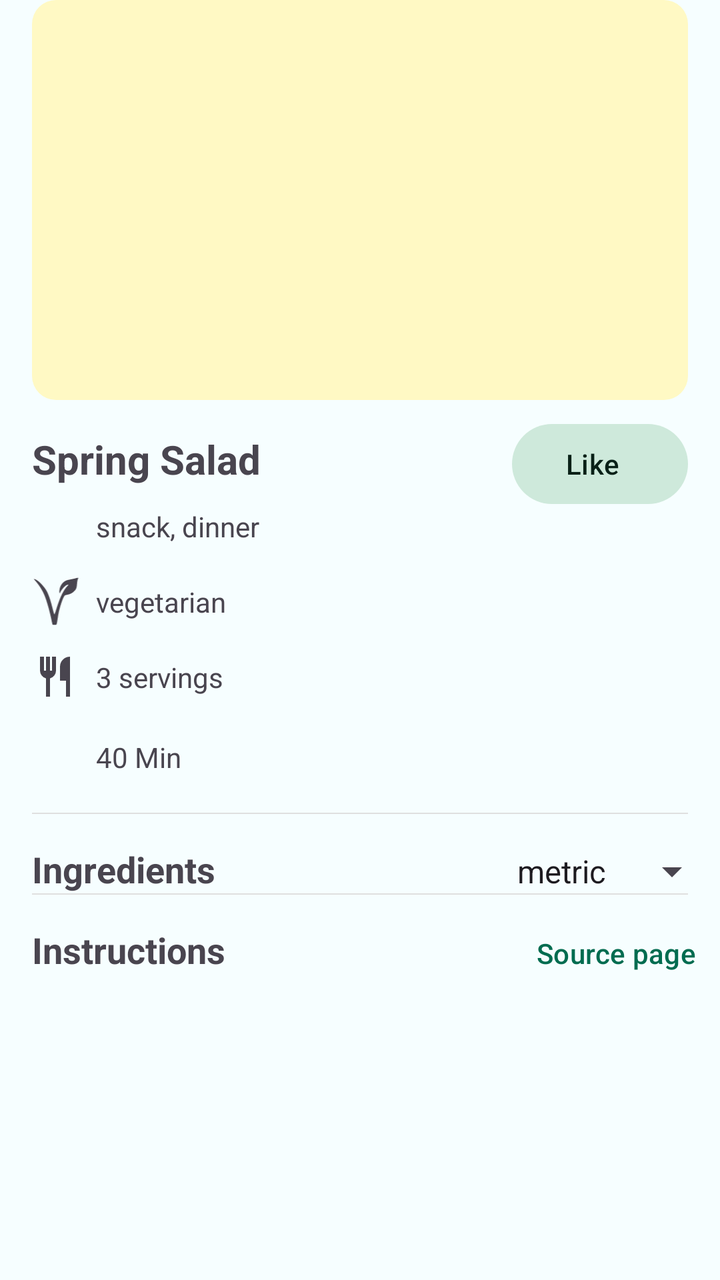
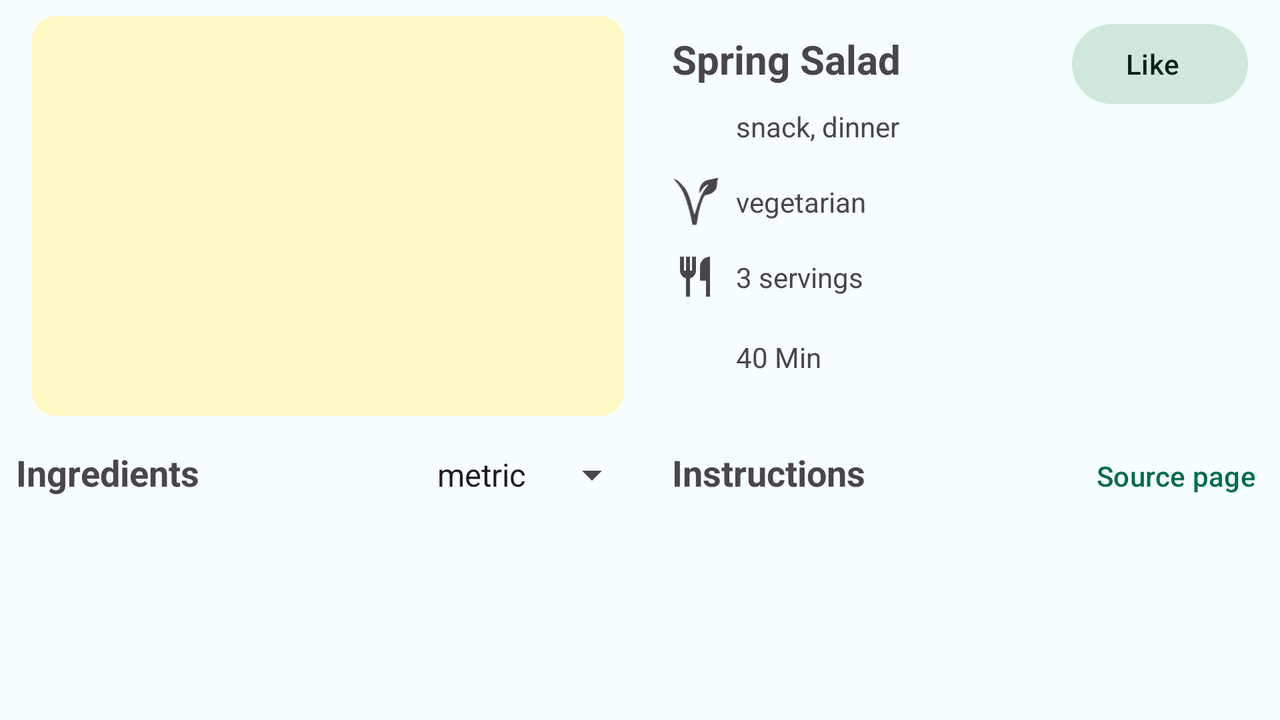

An Android layout and its configuration variant, each rendered on a device that would load it. The default file and the variant file are quoted in full after the pictures.
<!-- AndroidManifest.xml: application theme Theme.RecipeApp -->
<!-- res/layout/content_recipe_details.xml -->
<?xml version="1.0" encoding="utf-8"?>
<androidx.constraintlayout.widget.ConstraintLayout xmlns:android="http://schemas.android.com/apk/res/android"
    xmlns:app="http://schemas.android.com/apk/res-auto"
    xmlns:tools="http://schemas.android.com/tools"
    android:id="@+id/container"
    android:layout_width="match_parent"
    android:layout_height="match_parent">


    <com.google.android.material.imageview.ShapeableImageView
        android:id="@+id/image"
        android:layout_width="0dp"
        android:layout_height="200dp"
        android:layout_marginHorizontal="@dimen/spacing_normal"
        android:scaleType="centerCrop"
        app:layout_constraintEnd_toEndOf="parent"
        app:layout_constraintStart_toStartOf="parent"
        app:layout_constraintTop_toTopOf="parent"
        app:shapeAppearance="@style/ShapeAppearance.Material3.Corner.Medium"
        tools:background="#FFF9C4" />


    <com.google.android.material.textview.MaterialTextView
        android:id="@+id/title"
        android:layout_width="0dp"
        android:layout_height="wrap_content"
        android:layout_marginHorizontal="@dimen/spacing_normal"
        android:layout_marginTop="@dimen/spacing_normal"
        android:textSize="20sp"
        android:textStyle="bold"
        app:layout_constraintEnd_toStartOf="@id/save_button"
        app:layout_constraintStart_toStartOf="parent"
        app:layout_constraintTop_toBottomOf="@id/image"
        tools:text="Spring Salad" />


    <com.google.android.material.button.MaterialButton
        android:id="@+id/save_button"
        style="@style/Widget.Material3.Button.TonalButton.Icon"
        android:layout_width="wrap_content"
        android:layout_height="wrap_content"
        android:layout_marginEnd="@dimen/spacing_normal"
        app:layout_constraintBaseline_toBaselineOf="@id/title"
        app:layout_constraintEnd_toEndOf="parent"
        tools:icon="@drawable/ic_bookmark"
        tools:text="Like" />

    <ImageView
        android:id="@+id/meal_types_icon"
        android:layout_width="24dp"
        android:layout_height="24dp"
        android:layout_marginStart="@dimen/spacing_normal"
        android:layout_marginTop="@dimen/spacing_small"
        android:contentDescription="@string/content_description_meal_type"
        app:layout_constraintStart_toStartOf="parent"
        app:layout_constraintTop_toBottomOf="@id/title"
        app:srcCompat="@drawable/ic_label" />

    <com.google.android.material.textview.MaterialTextView
        android:id="@+id/meal_types"
        android:layout_width="0dp"
        android:layout_height="wrap_content"
        android:layout_marginStart="@dimen/spacing_small"
        android:layout_marginEnd="@dimen/spacing_normal"
        app:layout_constraintBottom_toBottomOf="@id/meal_types_icon"
        app:layout_constraintEnd_toEndOf="parent"
        app:layout_constraintStart_toEndOf="@id/meal_types_icon"
        app:layout_constraintTop_toTopOf="@id/meal_types_icon"
        tools:text="snack, dinner" />

    <ImageView
        android:id="@+id/vegetarian_icon"
        android:layout_width="24dp"
        android:layout_height="24dp"
        android:layout_marginStart="@dimen/spacing_normal"
        android:layout_marginTop="@dimen/spacing_normal"
        android:contentDescription="@string/content_description_vegetarian"
        app:layout_constraintStart_toStartOf="parent"
        app:layout_constraintTop_toBottomOf="@id/meal_types"
        app:srcCompat="@drawable/ic_vegetarian_mark" />

    <com.google.android.material.textview.MaterialTextView
        android:id="@+id/vegetarian"
        android:layout_width="0dp"
        android:layout_height="wrap_content"
        android:layout_marginStart="@dimen/spacing_small"
        android:layout_marginEnd="@dimen/spacing_normal"
        android:text="@string/vegetarian"
        app:layout_constraintBottom_toBottomOf="@id/vegetarian_icon"
        app:layout_constraintEnd_toEndOf="parent"
        app:layout_constraintStart_toEndOf="@id/vegetarian_icon"
        app:layout_constraintTop_toTopOf="@id/vegetarian_icon" />

    <ImageView
        android:id="@+id/servings_icon"
        android:layout_width="24dp"
        android:layout_height="24dp"
        android:layout_marginHorizontal="@dimen/spacing_normal"
        android:layout_marginTop="@dimen/spacing_normal"
        android:contentDescription="@string/content_description_servings"
        app:layout_constraintStart_toStartOf="parent"
        app:layout_constraintTop_toBottomOf="@id/vegetarian"
        app:srcCompat="@drawable/ic_servings" />

    <com.google.android.material.textview.MaterialTextView
        android:id="@+id/servings"
        android:layout_width="0dp"
        android:layout_height="wrap_content"
        android:layout_marginStart="@dimen/spacing_small"
        android:layout_marginEnd="@dimen/spacing_normal"
        app:layout_constraintBottom_toBottomOf="@id/servings_icon"
        app:layout_constraintEnd_toEndOf="parent"
        app:layout_constraintStart_toEndOf="@id/servings_icon"
        app:layout_constraintTop_toTopOf="@id/servings_icon"
        tools:text="3 servings" />

    <ImageView
        android:id="@+id/time_icon"
        android:layout_width="24dp"
        android:layout_height="24dp"
        android:layout_marginHorizontal="@dimen/spacing_normal"
        android:layout_marginTop="@dimen/spacing_normal"
        android:contentDescription="@string/content_description_time"
        app:layout_constraintStart_toStartOf="parent"
        app:layout_constraintTop_toBottomOf="@id/servings_icon"
        app:srcCompat="@drawable/ic_timer" />

    <com.google.android.material.textview.MaterialTextView
        android:id="@+id/time"
        android:layout_width="0dp"
        android:layout_height="wrap_content"
        android:layout_marginStart="@dimen/spacing_small"
        android:layout_marginEnd="@dimen/spacing_normal"
        app:layout_constraintBottom_toBottomOf="@id/time_icon"
        app:layout_constraintEnd_toEndOf="parent"
        app:layout_constraintStart_toEndOf="@id/time_icon"
        app:layout_constraintTop_toTopOf="@id/time_icon"
        tools:text="40 Min" />

    <androidx.constraintlayout.widget.Barrier
        android:id="@+id/servings_barrier"
        android:layout_width="wrap_content"
        android:layout_height="wrap_content"
        app:barrierDirection="bottom"
        app:constraint_referenced_ids="servings_icon,servings, time_icon,time" />

    <com.google.android.material.divider.MaterialDivider
        android:layout_width="match_parent"
        android:layout_height="wrap_content"
        android:layout_marginTop="@dimen/spacing_normal"
        app:dividerColor="#DFDFDF"
        app:dividerInsetEnd="@dimen/spacing_normal"
        app:dividerInsetStart="@dimen/spacing_normal"
        app:dividerThickness="0.5dp"
        app:layout_constraintTop_toBottomOf="@id/servings_barrier" />

    <com.google.android.material.textview.MaterialTextView
        android:id="@+id/ingredients_label"
        android:layout_width="0dp"
        android:layout_height="wrap_content"
        android:layout_marginHorizontal="@dimen/spacing_normal"
        android:layout_marginTop="@dimen/spacing_large"
        android:ellipsize="end"
        android:lines="1"
        android:text="@string/ingredients"
        android:textSize="18sp"
        android:textStyle="bold"
        app:layout_constraintEnd_toStartOf="@id/measure_system_spinner"
        app:layout_constraintStart_toStartOf="parent"
        app:layout_constraintTop_toBottomOf="@id/servings_barrier" />

    <Spinner
        android:id="@+id/measure_system_spinner"
        android:layout_width="wrap_content"
        android:layout_height="wrap_content"
        android:entries="@array/measure_system"
        app:layout_constraintBaseline_toBaselineOf="@id/ingredients_label"
        app:layout_constraintEnd_toEndOf="parent" />

    <androidx.recyclerview.widget.RecyclerView
        android:id="@+id/ingredients"
        android:layout_width="match_parent"
        android:layout_height="wrap_content"
        android:layout_marginHorizontal="@dimen/spacing_small"
        app:layout_constraintTop_toBottomOf="@id/ingredients_label"
        tools:itemCount="6"
        tools:listitem="@layout/item_ingredient_adapter" />

    <com.google.android.material.divider.MaterialDivider
        android:layout_width="match_parent"
        android:layout_height="wrap_content"
        app:dividerColor="#DFDFDF"
        app:dividerInsetEnd="@dimen/spacing_normal"
        app:dividerInsetStart="@dimen/spacing_normal"
        app:dividerThickness="0.5dp"
        app:layout_constraintTop_toBottomOf="@id/ingredients" />

    <com.google.android.material.textview.MaterialTextView
        android:id="@+id/instructions_label"
        android:layout_width="0dp"
        android:layout_height="wrap_content"
        android:layout_margin="@dimen/spacing_normal"
        android:text="@string/instructions"
        android:textSize="18sp"
        android:textStyle="bold"
        app:layout_constraintEnd_toStartOf="@id/source_button"
        app:layout_constraintStart_toStartOf="parent"
        app:layout_constraintTop_toBottomOf="@id/ingredients" />

    <com.google.android.material.textview.MaterialTextView
        android:id="@+id/instructions"
        android:layout_width="match_parent"
        android:layout_height="wrap_content"
        android:layout_marginHorizontal="@dimen/spacing_normal"
        android:layout_marginTop="@dimen/spacing_small"
        android:paddingBottom="@dimen/spacing_small"
        app:layout_constraintTop_toBottomOf="@id/instructions_label" />


    <com.google.android.material.button.MaterialButton
        android:id="@+id/source_button"
        style="@style/Widget.Material3.Button.TextButton"
        android:layout_width="wrap_content"
        android:layout_height="wrap_content"
        android:text="@string/source_page"
        app:layout_constraintBaseline_toBaselineOf="@id/instructions_label"
        app:layout_constraintEnd_toEndOf="parent" />
</androidx.constraintlayout.widget.ConstraintLayout>
<!-- res/layout/item_ingredient_adapter.xml (included above) -->
<?xml version="1.0" encoding="utf-8"?>
<androidx.constraintlayout.widget.ConstraintLayout xmlns:android="http://schemas.android.com/apk/res/android"
    xmlns:app="http://schemas.android.com/apk/res-auto"
    xmlns:tools="http://schemas.android.com/tools"
    android:layout_width="match_parent"
    android:layout_height="wrap_content"
    android:padding="@dimen/spacing_small"
    tools:theme="@style/Theme.RecipeApp">

    <ImageView
        android:id="@+id/image"
        android:layout_width="50dp"
        android:layout_height="50dp"
        android:background="@drawable/background_ingredient_image"
        android:contentDescription="@string/content_description_ingredient"
        android:padding="4dp"
        android:scaleType="fitCenter"
        app:layout_constraintStart_toStartOf="parent"
        app:layout_constraintTop_toTopOf="parent"
        tools:backgroundTint="?attr/colorPrimary" />

    <com.google.android.material.textview.MaterialTextView
        android:id="@+id/name"
        android:layout_width="wrap_content"
        android:layout_height="wrap_content"
        android:layout_marginStart="@dimen/spacing_normal"
        app:layout_constraintEnd_toEndOf="parent"
        app:layout_constraintHorizontal_bias="0"
        app:layout_constraintStart_toEndOf="@id/image"
        app:layout_constraintTop_toTopOf="parent"
        tools:text="Sugar" />

    <com.google.android.material.textview.MaterialTextView
        android:id="@+id/measure"
        android:layout_width="wrap_content"
        android:layout_height="wrap_content"
        android:layout_marginStart="@dimen/spacing_normal"
        android:textSize="12sp"
        app:layout_constraintStart_toEndOf="@id/image"
        app:layout_constraintTop_toBottomOf="@id/name"
        tools:text="1 tb spoon" />


</androidx.constraintlayout.widget.ConstraintLayout>
<!-- resources referenced by this layout -->
<resources>
  <string-array name="measure_system">
          <item>@string/metric</item>
          <item>@string/us</item>
      </string-array>
  <dimen name="spacing_large">32dp</dimen>
  <dimen name="spacing_normal">16dp</dimen>
  <dimen name="spacing_small">8dp</dimen>
  <!-- drawable ic_servings (drawable) -->
  <vector xmlns:android="http://schemas.android.com/apk/res/android"
      android:width="24dp"
      android:height="24dp"
      android:viewportWidth="24"
      android:viewportHeight="24"
      android:tint="?attr/colorControlNormal">
    <path
        android:fillColor="@android:color/white"
        android:pathData="M7,22V12.85Q5.725,12.5 4.863,11.45Q4,10.4 4,9V2H6V9H7V2H9V9H10V2H12V9Q12,10.4 11.137,11.45Q10.275,12.5 9,12.85V22ZM17,22V14H14V7Q14,4.925 15.463,3.463Q16.925,2 19,2V22Z"/>
  </vector>
  <string name="content_description_ingredient">Ingredient</string>
  <string name="content_description_meal_type">meal type</string>
  <string name="content_description_servings">servings</string>
  <string name="content_description_time">time</string>
  <string name="content_description_vegetarian">vegetarian</string>
  <string name="ingredients">Ingredients</string>
  <string name="instructions">Instructions</string>
  <string name="source_page">Source page</string>
  <string name="vegetarian">vegetarian</string>
  <style name="Theme.RecipeApp" parent="Base.Theme.RecipeApp">
  
      </style>
  <string name="metric">metric</string>
  <string name="us">us</string>
  <color name="md_theme_light_primary">#006C50</color>
  <color name="md_theme_light_onPrimary">#FFFFFF</color>
  <color name="md_theme_light_primaryContainer">#72FACA</color>
  <color name="md_theme_light_onPrimaryContainer">#002116</color>
  <color name="md_theme_light_secondary">#4C6359</color>
  <color name="md_theme_light_onSecondary">#FFFFFF</color>
  <color name="md_theme_light_secondaryContainer">#CEE9DB</color>
  <color name="md_theme_light_onSecondaryContainer">#082017</color>
  <color name="md_theme_light_tertiary">#3F6375</color>
  <color name="md_theme_light_onTertiary">#FFFFFF</color>
  <color name="md_theme_light_tertiaryContainer">#C2E8FD</color>
  <color name="md_theme_light_onTertiaryContainer">#001F2A</color>
  <color name="md_theme_light_error">#BA1A1A</color>
  <color name="md_theme_light_errorContainer">#FFDAD6</color>
  <color name="md_theme_light_onError">#FFFFFF</color>
  <color name="md_theme_light_onErrorContainer">#410002</color>
  <color name="md_theme_light_background">#F6FEFF</color>
  <color name="md_theme_light_onBackground">#001F24</color>
  <color name="md_theme_light_surface">#F6FEFF</color>
  <color name="md_theme_light_onSurface">#001F24</color>
  <color name="md_theme_light_surfaceVariant">#DBE5DE</color>
  <color name="md_theme_light_onSurfaceVariant">#404944</color>
  <color name="md_theme_light_outline">#707974</color>
  <color name="md_theme_light_inverseOnSurface">#D0F8FF</color>
  <color name="md_theme_light_inverseSurface">#00363D</color>
  <color name="md_theme_light_surfaceTint">#006C50</color>
  <color name="md_theme_light_inversePrimary">#52DDAF</color>
</resources>
<!-- res/layout-w600dp/content_recipe_details.xml (the repository's variant of the layout above) -->
<!-- drawn on the phone turned sideways -->
<?xml version="1.0" encoding="utf-8"?>
<androidx.constraintlayout.widget.ConstraintLayout xmlns:android="http://schemas.android.com/apk/res/android"
    xmlns:app="http://schemas.android.com/apk/res-auto"
    xmlns:tools="http://schemas.android.com/tools"
    android:layout_width="match_parent"
    android:id="@+id/container"
    android:layout_height="match_parent"
    android:paddingTop="@dimen/spacing_small">

    <androidx.constraintlayout.widget.Guideline
        android:id="@+id/middle_vertical"
        android:layout_width="wrap_content"
        android:layout_height="wrap_content"
        android:orientation="vertical"
        app:layout_constraintGuide_percent="0.5" />

    <com.google.android.material.imageview.ShapeableImageView
        android:id="@+id/image"
        android:layout_width="0dp"
        android:layout_height="200dp"
        android:layout_marginStart="@dimen/spacing_normal"
        android:layout_marginEnd="@dimen/spacing_small"
        android:scaleType="centerCrop"
        app:layout_constraintEnd_toStartOf="@id/middle_vertical"
        app:layout_constraintStart_toStartOf="parent"
        app:layout_constraintTop_toTopOf="parent"
        app:shapeAppearance="@style/ShapeAppearance.Material3.Corner.Medium"
        tools:background="#FFF9C4" />

    <com.google.android.material.textview.MaterialTextView
        android:id="@+id/title"
        android:layout_width="0dp"
        android:layout_height="wrap_content"
        android:layout_marginStart="@dimen/spacing_normal"
        android:layout_marginTop="@dimen/spacing_small"
        android:layout_marginEnd="@dimen/spacing_small"
        android:textSize="20sp"
        android:textStyle="bold"
        app:layout_constraintEnd_toStartOf="@id/save_button"
        app:layout_constraintStart_toEndOf="@id/middle_vertical"
        app:layout_constraintTop_toTopOf="parent"
        tools:text="Spring Salad" />

    <com.google.android.material.button.MaterialButton
        android:id="@+id/save_button"
        style="@style/Widget.Material3.Button.TonalButton.Icon"
        android:layout_width="wrap_content"
        android:layout_height="wrap_content"
        android:layout_marginEnd="@dimen/spacing_normal"
        app:layout_constraintBaseline_toBaselineOf="@id/title"
        app:layout_constraintEnd_toEndOf="parent"
        tools:icon="@drawable/ic_bookmark"
        tools:text="Like" />

    <ImageView
        android:id="@+id/meal_types_icon"
        android:layout_width="24dp"
        android:layout_height="24dp"
        android:layout_marginStart="@dimen/spacing_normal"
        android:layout_marginTop="@dimen/spacing_small"
        android:contentDescription="@string/content_description_meal_type"
        app:layout_constraintStart_toEndOf="@id/middle_vertical"
        app:layout_constraintTop_toBottomOf="@id/title"
        app:srcCompat="@drawable/ic_label" />

    <com.google.android.material.textview.MaterialTextView
        android:id="@+id/meal_types"
        android:layout_width="0dp"
        android:layout_height="wrap_content"
        android:layout_marginHorizontal="@dimen/spacing_small"
        app:layout_constraintBottom_toBottomOf="@id/meal_types_icon"
        app:layout_constraintEnd_toEndOf="parent"
        app:layout_constraintStart_toEndOf="@id/meal_types_icon"
        app:layout_constraintTop_toTopOf="@id/meal_types_icon"
        tools:text="snack, dinner" />

    <ImageView
        android:id="@+id/vegetarian_icon"
        android:layout_width="24dp"
        android:layout_height="24dp"
        android:layout_marginStart="@dimen/spacing_normal"
        android:layout_marginTop="@dimen/spacing_normal"
        android:contentDescription="@string/content_description_vegetarian"
        app:layout_constraintStart_toEndOf="@id/middle_vertical"
        app:layout_constraintTop_toBottomOf="@id/meal_types"
        app:srcCompat="@drawable/ic_vegetarian_mark" />

    <com.google.android.material.textview.MaterialTextView
        android:id="@+id/vegetarian"
        android:layout_width="0dp"
        android:layout_height="wrap_content"
        android:layout_marginHorizontal="@dimen/spacing_small"
        android:text="@string/vegetarian"
        app:layout_constraintBottom_toBottomOf="@id/vegetarian_icon"
        app:layout_constraintEnd_toEndOf="parent"
        app:layout_constraintStart_toEndOf="@id/vegetarian_icon"
        app:layout_constraintTop_toTopOf="@id/vegetarian_icon" />

    <ImageView
        android:id="@+id/servings_icon"
        android:layout_width="24dp"
        android:layout_height="24dp"
        android:layout_marginHorizontal="@dimen/spacing_normal"
        android:layout_marginTop="@dimen/spacing_normal"
        android:contentDescription="@string/content_description_servings"
        app:layout_constraintStart_toEndOf="@id/middle_vertical"
        app:layout_constraintTop_toBottomOf="@id/vegetarian"
        app:srcCompat="@drawable/ic_servings" />

    <com.google.android.material.textview.MaterialTextView
        android:id="@+id/servings"
        android:layout_width="0dp"
        android:layout_height="wrap_content"
        android:layout_marginHorizontal="@dimen/spacing_small"
        app:layout_constraintBottom_toBottomOf="@id/servings_icon"
        app:layout_constraintEnd_toEndOf="parent"
        app:layout_constraintStart_toEndOf="@id/servings_icon"
        app:layout_constraintTop_toTopOf="@id/servings_icon"
        tools:text="3 servings" />

    <ImageView
        android:id="@+id/time_icon"
        android:layout_width="24dp"
        android:layout_height="24dp"
        android:layout_marginHorizontal="@dimen/spacing_normal"
        android:layout_marginTop="@dimen/spacing_normal"
        android:contentDescription="@string/content_description_time"
        app:layout_constraintStart_toEndOf="@id/middle_vertical"
        app:layout_constraintTop_toBottomOf="@id/servings_icon"
        app:srcCompat="@drawable/ic_timer" />

    <com.google.android.material.textview.MaterialTextView
        android:id="@+id/time"
        android:layout_width="0dp"
        android:layout_height="wrap_content"
        android:layout_marginHorizontal="@dimen/spacing_small"
        app:layout_constraintBottom_toBottomOf="@id/time_icon"
        app:layout_constraintEnd_toEndOf="parent"
        app:layout_constraintStart_toEndOf="@id/time_icon"
        app:layout_constraintTop_toTopOf="@id/time_icon"
        tools:text="40 Min" />

    <com.google.android.material.textview.MaterialTextView
        android:id="@+id/ingredients_label"
        android:layout_width="0dp"
        android:layout_height="wrap_content"
        android:layout_marginStart="@dimen/spacing_small"
        android:layout_marginTop="@dimen/spacing_normal"
        android:layout_marginEnd="@dimen/spacing_normal"
        android:ellipsize="end"
        android:lines="1"
        android:text="@string/ingredients"
        android:textSize="18sp"
        android:textStyle="bold"
        app:layout_constraintEnd_toStartOf="@id/middle_vertical"
        app:layout_constraintStart_toStartOf="parent"
        app:layout_constraintTop_toBottomOf="@id/image" />

    <Spinner
        android:id="@+id/measure_system_spinner"
        android:layout_width="wrap_content"
        android:layout_height="wrap_content"
        android:entries="@array/measure_system"
        app:layout_constraintBaseline_toBaselineOf="@id/ingredients_label"
        app:layout_constraintEnd_toStartOf="@id/middle_vertical" />

    <androidx.recyclerview.widget.RecyclerView
        android:id="@+id/ingredients"
        android:layout_width="0dp"
        android:layout_height="wrap_content"
        android:layout_marginEnd="@dimen/spacing_normal"
        app:layout_constraintEnd_toStartOf="@id/middle_vertical"
        app:layout_constraintStart_toStartOf="parent"
        app:layout_constraintTop_toBottomOf="@id/ingredients_label"
        tools:itemCount="6"
        tools:listitem="@layout/item_ingredient_adapter" />


    <com.google.android.material.textview.MaterialTextView
        android:id="@+id/instructions_label"
        android:layout_width="0dp"
        android:layout_height="wrap_content"
        android:layout_margin="@dimen/spacing_normal"
        android:text="@string/instructions"
        android:textSize="18sp"
        android:textStyle="bold"
        app:layout_constraintEnd_toEndOf="parent"
        app:layout_constraintStart_toEndOf="@id/middle_vertical"
        app:layout_constraintTop_toBottomOf="@id/instructions_barrier" />

    <androidx.constraintlayout.widget.Barrier
        android:id="@+id/instructions_barrier"
        android:layout_width="wrap_content"
        android:layout_height="wrap_content"
        android:orientation="horizontal"
        app:barrierDirection="bottom"
        app:constraint_referenced_ids="image, time_icon,servings_icon,vegetarian_icon" />

    <com.google.android.material.button.MaterialButton
        android:id="@+id/source_button"
        style="@style/Widget.Material3.Button.TextButton"
        android:layout_width="wrap_content"
        android:layout_height="wrap_content"
        android:text="@string/source_page"
        app:layout_constraintBaseline_toBaselineOf="@id/instructions_label"
        app:layout_constraintEnd_toEndOf="parent" />

    <com.google.android.material.textview.MaterialTextView
        android:id="@+id/instructions"
        android:layout_width="0dp"
        android:layout_height="wrap_content"
        android:layout_marginHorizontal="@dimen/spacing_normal"
        android:layout_marginTop="@dimen/spacing_small"
        android:paddingBottom="@dimen/spacing_small"
        app:layout_constraintEnd_toEndOf="parent"
        app:layout_constraintStart_toEndOf="@id/middle_vertical"
        app:layout_constraintTop_toBottomOf="@id/instructions_label"
        tools:text="@tools:sample/lorem/random" />
</androidx.constraintlayout.widget.ConstraintLayout>
<!-- resources referenced by the variant -->
<!-- as the phone turned sideways resolves them -->
<resources>
  <string-array name="measure_system">
          <item>@string/metric</item>
          <item>@string/us</item>
      </string-array>
  <dimen name="spacing_normal">16dp</dimen>
  <dimen name="spacing_small">8dp</dimen>
  <!-- drawable ic_servings (drawable) -->
  <vector xmlns:android="http://schemas.android.com/apk/res/android"
      android:width="24dp"
      android:height="24dp"
      android:viewportWidth="24"
      android:viewportHeight="24"
      android:tint="?attr/colorControlNormal">
    <path
        android:fillColor="@android:color/white"
        android:pathData="M7,22V12.85Q5.725,12.5 4.863,11.45Q4,10.4 4,9V2H6V9H7V2H9V9H10V2H12V9Q12,10.4 11.137,11.45Q10.275,12.5 9,12.85V22ZM17,22V14H14V7Q14,4.925 15.463,3.463Q16.925,2 19,2V22Z"/>
  </vector>
  <string name="content_description_ingredient">Ingredient</string>
  <string name="content_description_meal_type">meal type</string>
  <string name="content_description_servings">servings</string>
  <string name="content_description_time">time</string>
  <string name="content_description_vegetarian">vegetarian</string>
  <string name="ingredients">Ingredients</string>
  <string name="instructions">Instructions</string>
  <string name="source_page">Source page</string>
  <string name="vegetarian">vegetarian</string>
  <style name="Theme.RecipeApp" parent="Base.Theme.RecipeApp">
  
      </style>
  <string name="metric">metric</string>
  <string name="us">us</string>
  <color name="md_theme_light_primary">#006C50</color>
  <color name="md_theme_light_onPrimary">#FFFFFF</color>
  <color name="md_theme_light_primaryContainer">#72FACA</color>
  <color name="md_theme_light_onPrimaryContainer">#002116</color>
  <color name="md_theme_light_secondary">#4C6359</color>
  <color name="md_theme_light_onSecondary">#FFFFFF</color>
  <color name="md_theme_light_secondaryContainer">#CEE9DB</color>
  <color name="md_theme_light_onSecondaryContainer">#082017</color>
  <color name="md_theme_light_tertiary">#3F6375</color>
  <color name="md_theme_light_onTertiary">#FFFFFF</color>
  <color name="md_theme_light_tertiaryContainer">#C2E8FD</color>
  <color name="md_theme_light_onTertiaryContainer">#001F2A</color>
  <color name="md_theme_light_error">#BA1A1A</color>
  <color name="md_theme_light_errorContainer">#FFDAD6</color>
  <color name="md_theme_light_onError">#FFFFFF</color>
  <color name="md_theme_light_onErrorContainer">#410002</color>
  <color name="md_theme_light_background">#F6FEFF</color>
  <color name="md_theme_light_onBackground">#001F24</color>
  <color name="md_theme_light_surface">#F6FEFF</color>
  <color name="md_theme_light_onSurface">#001F24</color>
  <color name="md_theme_light_surfaceVariant">#DBE5DE</color>
  <color name="md_theme_light_onSurfaceVariant">#404944</color>
  <color name="md_theme_light_outline">#707974</color>
  <color name="md_theme_light_inverseOnSurface">#D0F8FF</color>
  <color name="md_theme_light_inverseSurface">#00363D</color>
  <color name="md_theme_light_surfaceTint">#006C50</color>
  <color name="md_theme_light_inversePrimary">#52DDAF</color>
</resources>
